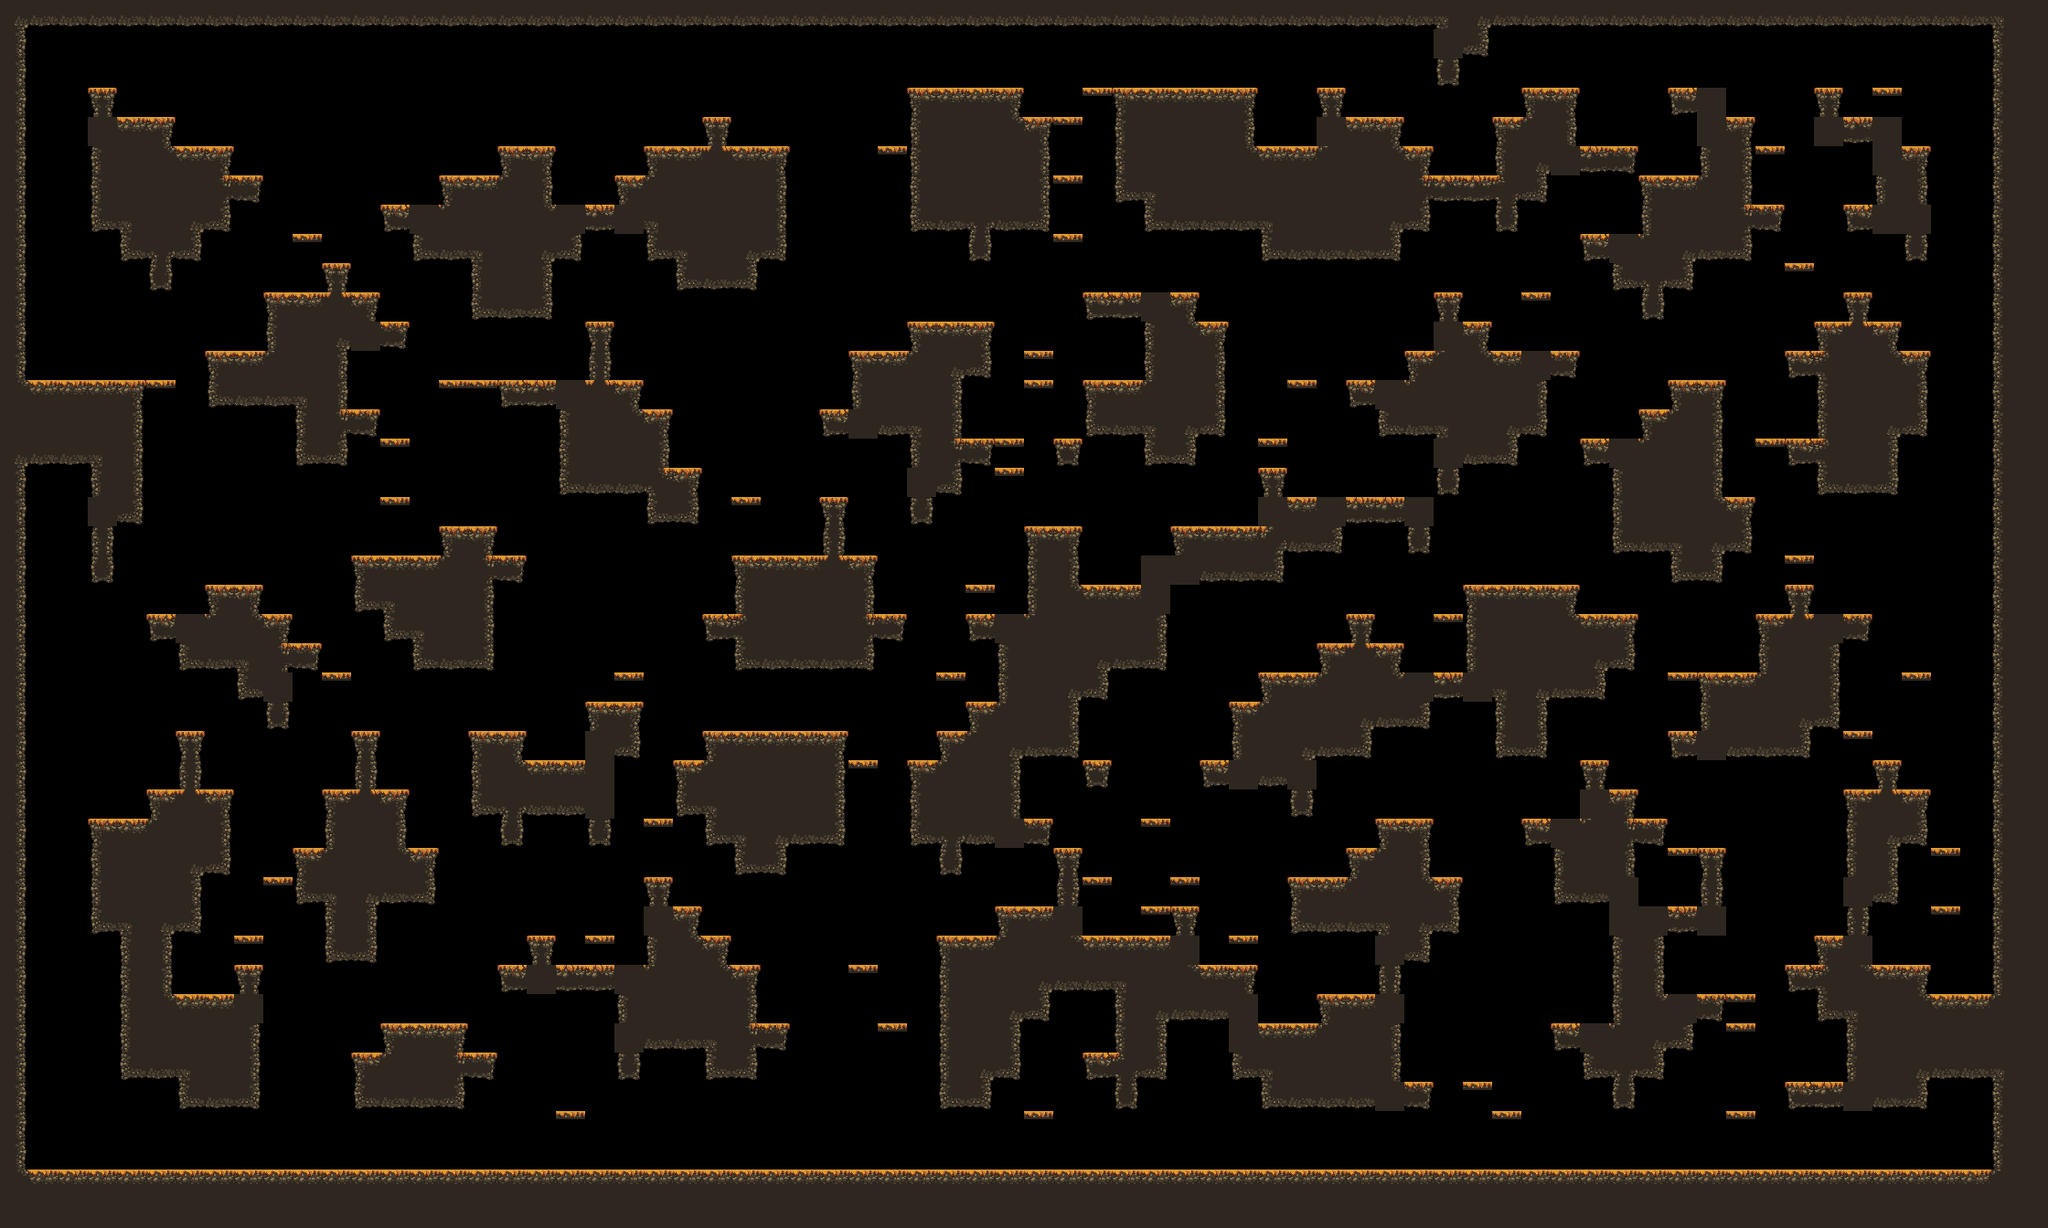

This game map was drawn from its Tiled (.tmx) file and the tilesets committed beside it. A one-line description and the trimmed map source follow:
An orthogonal 70x42 tile map with 32x32 px tiles, 1 tile layer (main) and 17 objects (9x spawn, spawnPlayer0, spawnCrown0, spawnPlayer1, spawnCrown1, ...).

<map compressionlevel="0" height="42" infinite="0" nextlayerid="3" nextobjectid="4" orientation="orthogonal" renderorder="right-down" tiledversion="1.3.2" tileheight="32" tilewidth="32" version="1.2" width="70">
 <tileset firstgid="1" source="forest_fall_tile_set.tsx" />
 <layer height="42" id="1" name="main" width="70">
  <data>[2940 cells, 1298 non-empty, 28 distinct tile ids]</data>
 </layer>
 <objectgroup id="2" name="objects"><object id="1" name="spawnPlayer0" x="224" y="112.0" /><object id="2" name="spawnCrown0" x="160" y="80.0" /><object id="3" name="spawnPlayer1" x="2112" y="112.0" /><object id="4" name="spawnCrown1" x="2080" y="80.0" /><object id="5" name="spawnPlayer2" x="128" y="1232.0" /><object id="6" name="spawnCrown2" x="64" y="1232.0" /><object id="7" name="spawnPlayer3" x="2144" y="1040.0" /><object id="8" name="spawnCrown3" x="1920" y="1232.0" /><object id="9" name="spawn" x="736" y="784.0" /><object id="10" name="spawn" x="1120" y="1232.0" /><object id="11" name="spawn" x="1216" y="272.0" /><object id="12" name="spawn" x="2080" y="784.0" /><object id="13" name="spawn" x="448" y="816.0" /><object id="14" name="spawn" x="1504" y="624.0" /><object id="15" name="spawn" x="1824" y="752.0" /><object id="16" name="spawn" x="1472" y="496.0" /><object id="17" name="spawn" x="768" y="1232.0" /></objectgroup></map>
